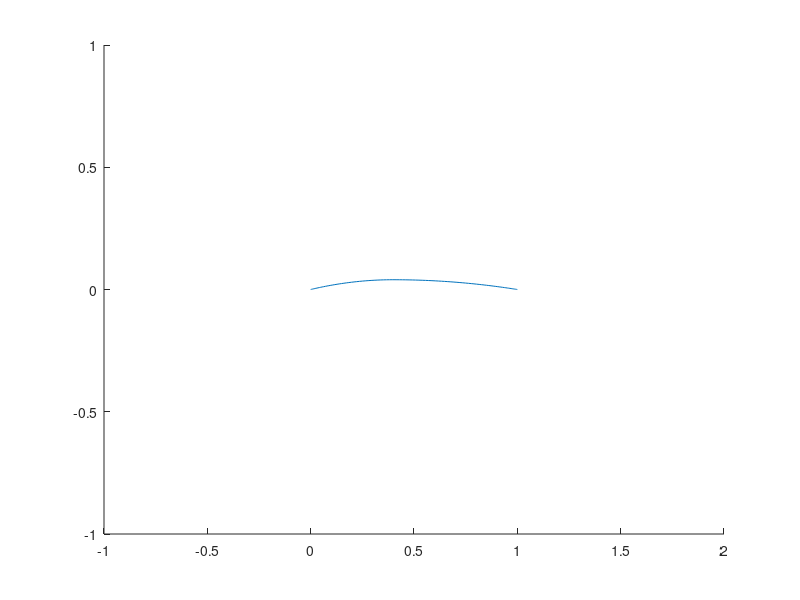

Recreate this plot in MATLAB.
% Joel Lubinitsky
% AEE 342 - HW6: Incompressible Flow over Airfoils (2)
% 02/25/15

clear all
close all
clc

alpha = 0;
c     = pi;

m  = 2;
p  = 4;
tt = 12;

m  = m * 0.01;
p  = p * 0.1;
tt = tt * 0.01;

zeta     = linspace(pi, 2 * pi, 100);
xCamber  = 0.5 * (1 + cos(zeta));
indexP   = find(xCamber < p, 1, 'last');
xCamber1 = xCamber(1 : indexP);
xCamber2 = xCamber(indexP + 1 : end);
zCamber1 = 0.250 .* (0.800 .* xCamber1 - xCamber1 .^ 2);
zCamber2 = 0.111 .* (0.200 + 0.800 .* xCamber2 - xCamber2 .^ 2);
zCamber  = [zCamber1, zCamber2];

dz1dx = 1 ./ 5 - xCamber1 ./ 2;
dz2dx = 111 ./ 1250 - (111 .* xCamber2) ./ 500;
% zeta = acos(1 - (2 * p) / c)
theta = acos(1 - 2 * p)


% int1 = trapz(

% A0 = 




figure(1)
hold on
axis([-1 2 -1 1])
plot(xCamber, zCamber)